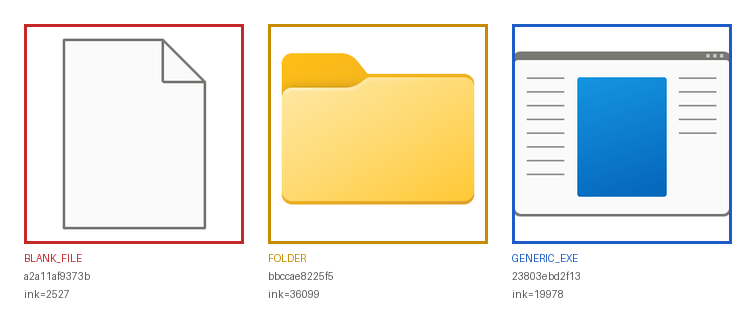
#> input picture examples/failure-shapes.png, 756 x 316 px
$ python make_ico.py --from-image ../examples/failure-shapes.png --out out.png
#> lines starting #> are read from the running program, lines starting #| are printed output that depends on the picture
# -*- coding: utf-8 -*-
"""make_ico -- build a proper multi-size .ico from any image or exe icon.

Windows picks a different icon size for 16 (menus), 20/24 (taskbar at 125%/150%
scaling), 32 (desktop small), 48 (medium), 256 (large tiles). An .ico that only
carries 32x32 looks blurry everywhere else, which is why "I fixed the icon" so
often looks like it did not work.

CLI:
    python make_ico.py --from-image logo.png --out app.ico
    python make_ico.py --from-exe C:\\app\\app.exe --out app.ico
    python make_ico.py --from-exe app.exe --out app.ico --sizes 16,32,48,256
"""

import argparse
import os
import sys

sys.path.insert(0, os.path.dirname(os.path.abspath(__file__)))

SIZES = [16, 24, 32, 48, 64, 128, 256]


def from_exe(exe, side=256):
    """Render an exe's own icon at `side` via the shell (correct, DPI-aware)."""
    import icore

    buf, how, idx = icore.render(exe, side=side)
    if not buf:
        raise OSError("no icon resource in %s (%s)" % (exe, how))
    return icore.to_image(buf, side)


def main(argv=None):
    ap = argparse.ArgumentParser(
        description=__doc__,
        formatter_class=argparse.RawDescriptionHelpFormatter)
    src = ap.add_mutually_exclusive_group(required=True)
    src.add_argument("--from-image", default="")
    src.add_argument("--from-exe", default="")
    ap.add_argument("--out", required=True)
    ap.add_argument("--sizes", default=",".join(str(s) for s in SIZES))
    args = ap.parse_args(argv)

    from PIL import Image

    if args.from_exe:
        base = from_exe(args.from_exe)
    else:
        base = Image.open(args.from_image).convert("RGBA")

    sizes = sorted({int(s) for s in args.sizes.split(",") if s.strip()})
    if max(sizes) > max(base.size):
        # Upscaling is lossy; say so rather than shipping a soft icon silently.
        print("warning: source is %dx%d, smaller than the largest requested "
              "size %d" % (base.size + (max(sizes),)), file=sys.stderr)

    frames = []
    for s in sizes:
        # LANCZOS keeps thin strokes readable when shrinking; NEAREST is only
        # right for pixel art, which a generic fixer cannot assume.
        frames.append(base.resize((s, s), Image.LANCZOS))
#> after the loop, frames = 7 items

    frames[-1].save(args.out, format="ICO",
                    sizes=[(s, s) for s in sizes])
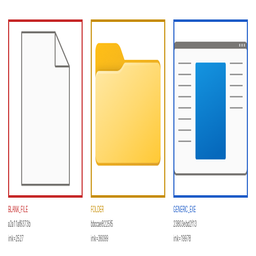
#> saved as out.png: PIL image 256x256 RGBA; mean R, G, B, A 235.3, 233.8, 224.4, 255
    print("wrote %s (%d sizes: %s)" % (args.out, len(sizes),
                                       ", ".join(str(s) for s in sizes)))
    print("  bytes: %d" % os.path.getsize(args.out))
    return 0


if __name__ == "__main__":
    sys.exit(main())
#> (the program exits here)
